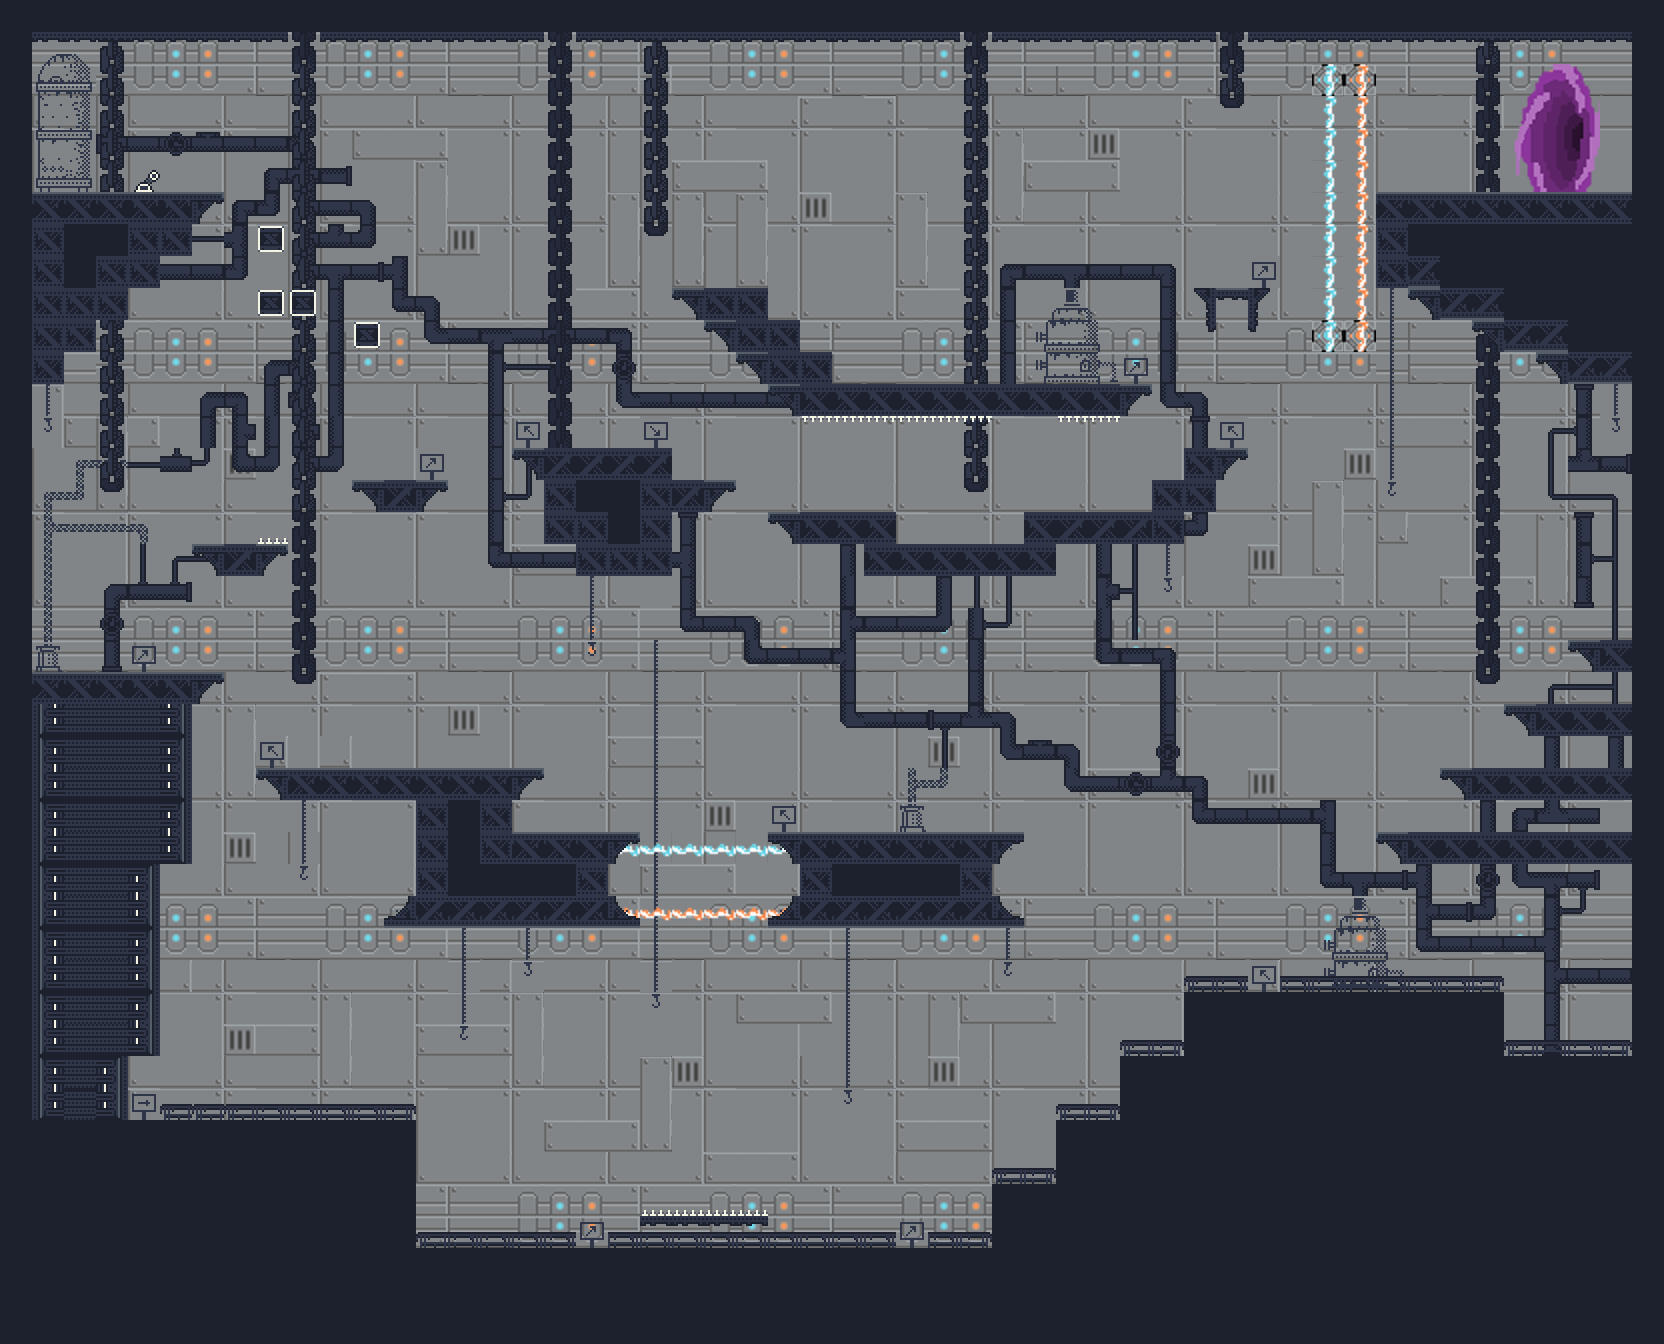

Below is a game level as drawn by its tile map, then a one-line description and the .tmx that defines it (tile-layer data replaced by summaries):
An orthogonal 52x42 tile map with 32x32 px tiles, 8 tile layers (Background, Pipes, Floor, Hazards, ...), 4 tilesets and 73 objects (60x solid, 5x hazard, 4x platform, desactivable, item, ...).

<map version="1.2" tiledversion="1.2.5" orientation="orthogonal" renderorder="right-down" width="52" height="42" tilewidth="32" tileheight="32" infinite="0" nextlayerid="17" nextobjectid="100">
 <properties>
  <property name="BackgroundMusic" value="IcelandTheme.ogg" />
 </properties>
 <tileset firstgid="1" name="industrial.v1" tilewidth="32" tileheight="32" tilecount="1024" columns="32">
  <image source="industrial.v1.png" width="1024" height="1024" />
 </tileset>
 <tileset firstgid="1025" name="0x72_16x16RobotTileset.v1" tilewidth="32" tileheight="32" tilecount="1024" columns="32">
  <image source="0x72_16x16RobotTileset.v1.png" width="1024" height="1024" />
  <tile id="199">
   <animation>
    <frame tileid="199" duration="10" />
    <frame tileid="200" duration="10" />
    <frame tileid="201" duration="10" />
   </animation>
  </tile>
  <tile id="256">
   <animation>
    <frame tileid="256" duration="10" />
    <frame tileid="257" duration="10" />
    <frame tileid="258" duration="10" />
   </animation>
  </tile>
  <tile id="259">
   <animation>
    <frame tileid="259" duration="10" />
    <frame tileid="260" duration="10" />
    <frame tileid="261" duration="10" />
   </animation>
  </tile>
 </tileset>
 <tileset firstgid="2049" name="Vortex Portal" tilewidth="32" tileheight="32" tilecount="100" columns="10">
  <image source="Vortex Portal.png" width="345" height="345" />
 </tileset>
 <tileset firstgid="2149" name="Background fill" tilewidth="32" tileheight="32" tilecount="144" columns="9">
  <image source="Background fill.PNG" width="294" height="523" />
 </tileset>
 <layer id="1" name="Background" width="52" height="42">
  <data>[2184 cells, 2184 non-empty, 30 distinct tile ids]</data>
 </layer>
 <layer id="9" name="Pipes" width="52" height="42">
  <data>[2184 cells, 274 non-empty, 53 distinct tile ids]</data>
 </layer>
 <layer id="3" name="Floor" width="52" height="42">
  <data>[2184 cells, 765 non-empty, 24 distinct tile ids]</data>
 </layer>
 <layer id="4" name="Hazards" width="52" height="42">
  <data>[2184 cells, 37 non-empty, 5 distinct tile ids]</data>
 </layer>
 <layer id="5" name="Desactivable" width="52" height="42">
  <data>[2184 cells, 18 non-empty, 2 distinct tile ids]</data>
 </layer>
 <layer id="6" name="Portal" width="52" height="42">
  <data>[2184 cells, 15 non-empty, 15 distinct tile ids]</data>
 </layer>
 <layer id="7" name="Activable" width="52" height="42">
  <data>[2184 cells, 1 non-empty, 1 distinct tile ids]</data>
 </layer>
 <layer id="8" name="Platforms" width="52" height="42">
  <data>[2184 cells, 214 non-empty, 12 distinct tile ids]</data>
 </layer>
 <objectgroup id="10" name="Colliders">
  <object id="5" name="Floor" type="solid" x="258.014" y="225.997" width="25.9944" height="25.996" />
  <object id="6" name="Floor" type="solid" x="257.978" y="290.021" width="26" height="25.9844" />
  <object id="7" name="Floor" type="solid" x="290.016" y="289.994" width="26.0408" height="26.0639" />
  <object id="8" name="Floor" type="solid" x="353.985" y="321.96" width="26.0273" height="26.0362" />
  <object id="31" name="Platform" type="platform" x="1568" y="640" width="64.0417" height="12" />
  <object id="32" name="Platform" type="platform" x="1504" y="704" width="127.958" height="12.6667" />
  <object id="33" name="Platform" type="platform" x="1440" y="768" width="192" height="12.3333" />
  <object id="34" name="Platform" type="platform" x="1376" y="832" width="256.029" height="11.6667" />
  <object id="38" name="Floor" type="solid" x="1632" y="0.0224012" width="32.0078" height="1087.98" />
  <object id="39" name="Floor" type="solid" x="32" y="0" width="1600" height="32.0072" />
  <object id="40" name="Floor" type="solid" x="0" y="0" width="32.0208" height="704.001" />
  <object id="42" name="Floor" type="solid" x="32" y="672" width="192.011" height="32" />
  <object id="43" name="Floor" type="solid" x="160" y="704" width="31.9797" height="160" />
  <object id="44" name="Floor" type="solid" x="128" y="832.016" width="32.0111" height="224.098" />
  <object id="45" name="Floor" type="solid" x="96" y="1024" width="32" height="128.097" />
  <object id="46" name="Ground" type="solid" x="128" y="1120" width="287.996" height="32.101" />
  <object id="47" name="Ground" type="solid" x="384" y="1152.09" width="32" height="127.896" />
  <object id="49" name="Ground" type="solid" x="416" y="1248" width="576.011" height="32" />
  <object id="50" name="Ground" type="solid" x="992" y="1184" width="32" height="95.9801" />
  <object id="51" name="Ground" type="solid" x="1024" y="1184" width="64" height="32" />
  <object id="52" name="Ground" type="solid" x="1056" y="1120" width="32" height="64" />
  <object id="53" name="Ground" type="solid" x="1088" y="1120" width="64" height="32" />
  <object id="54" name="Ground" type="solid" x="1120" y="1056" width="32" height="64" />
  <object id="55" name="Ground" type="solid" x="1152" y="1056" width="64" height="32" />
  <object id="56" name="Ground" type="solid" x="1184" y="992" width="32" height="64" />
  <object id="57" name="Ground" type="solid" x="1216" y="992" width="287.989" height="32" />
  <object id="58" name="Ground" type="solid" x="1472" y="1024" width="32" height="64" />
  <object id="59" name="Ground" type="solid" x="1504" y="1056" width="128.017" height="32" />
  <object id="60" name="Floor" type="solid" x="32" y="192" width="192" height="32" />
  <object id="61" name="Floor" type="solid" x="32" y="224" width="160" height="32" />
  <object id="62" name="Floor" type="solid" x="32" y="256" width="128" height="32" />
  <object id="64" name="Floor" type="solid" x="32" y="288" width="96" height="32" />
  <object id="65" name="Floor" type="solid" x="32" y="320" width="64.0333" height="32" />
  <object id="66" name="Floor" type="solid" x="32" y="352" width="32" height="32" />
  <object id="67" name="Floor" type="solid" x="1376" y="192" width="256" height="32" />
  <object id="68" name="Floor" type="solid" x="1376" y="224" width="256.004" height="32" />
  <object id="69" name="Floor" type="solid" x="1536" y="352" width="96.0108" height="32" />
  <object id="70" name="Floor" type="solid" x="1408" y="288" width="224.004" height="32" />
  <object id="71" name="Floor" type="solid" x="1376" y="256" width="256.014" height="32" />
  <object id="72" name="Floor" type="solid" x="1472" y="320" width="160.017" height="32" />
  <object id="73" name="Floor" type="solid" x="1194" y="287.909" width="76.0576" height="44.0778" />
  <object id="74" name="Floor" type="solid" x="768" y="832" width="256" height="32.0075" />
  <object id="76" name="Floor" type="solid" x="768" y="896" width="255.991" height="32.0056" />
  <object id="77" name="Floor" type="solid" x="800" y="864" width="192.033" height="32.0007" />
  <object id="78" name="Floor" type="solid" x="384" y="896" width="256" height="32.0625" />
  <object id="79" name="Floor" type="solid" x="192" y="544" width="96" height="31.875" />
  <object id="80" name="Floor" type="solid" x="416" y="832" width="224" height="32" />
  <object id="81" name="Floor" type="solid" x="416" y="864" width="192.002" height="32.0006" />
  <object id="82" name="Floor" type="solid" x="256" y="768" width="288.043" height="32.0021" />
  <object id="83" name="Floor" type="solid" x="416" y="800" width="96" height="32.0111" />
  <object id="84" name="Floor" type="solid" x="352" y="480" width="96" height="31.9889" />
  </objectgroup>
 <objectgroup id="11" name="Hazards">
  <!-- 5 objects omitted --></objectgroup>
 <objectgroup id="12" name="Desactivables">
  <!-- 1 objects omitted --></objectgroup>
 <objectgroup id="14" name="Activables">
  <!-- 1 objects omitted --></objectgroup>
 <objectgroup id="15" name="Respawn">
  <!-- 1 objects omitted --></objectgroup>
 <objectgroup id="16" name="End">
  <!-- 1 objects omitted --></objectgroup>
</map>
<!-- 22 of 73 objects omitted -->
